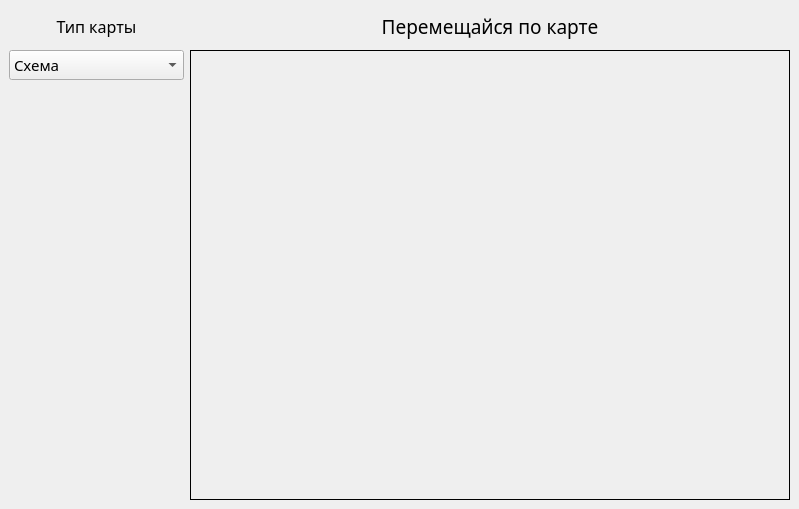
<?xml version="1.0" encoding="UTF-8"?>
<ui version="4.0">
 <class>MainWindow</class>
 <widget class="QMainWindow" name="MainWindow">
  <property name="geometry">
   <rect>
    <x>0</x>
    <y>0</y>
    <width>799</width>
    <height>509</height>
   </rect>
  </property>
  <property name="windowTitle">
   <string>MainWindow</string>
  </property>
  <widget class="QWidget" name="centralwidget">
   <layout class="QGridLayout" name="gridLayout_2">
    <item row="0" column="0">
     <layout class="QGridLayout" name="gridLayout">
      <item row="0" column="1">
       <widget class="QLabel" name="Label_name_of_app">
        <property name="font">
         <font>
          <family>Century Gothic</family>
          <pointsize>12</pointsize>
          <weight>50</weight>
          <bold>false</bold>
         </font>
        </property>
        <property name="text">
         <string>&lt;html&gt;&lt;head/&gt;&lt;body&gt;&lt;p align=&quot;center&quot;&gt;&lt;span style=&quot; font-size:14pt;&quot;&gt;Перемещайся по карте&lt;/span&gt;&lt;/p&gt;&lt;/body&gt;&lt;/html&gt;</string>
        </property>
       </widget>
      </item>
      <item row="1" column="1" rowspan="2">
       <widget class="QLabel" name="Picture_place">
        <property name="minimumSize">
         <size>
          <width>600</width>
          <height>450</height>
         </size>
        </property>
        <property name="maximumSize">
         <size>
          <width>600</width>
          <height>450</height>
         </size>
        </property>
        <property name="frameShape">
         <enum>QFrame::Box</enum>
        </property>
        <property name="text">
         <string/>
        </property>
       </widget>
      </item>
      <item row="0" column="0">
       <widget class="QLabel" name="Label_type_of_map">
        <property name="font">
         <font>
          <family>Century Gothic</family>
          <pointsize>12</pointsize>
          <weight>50</weight>
          <bold>false</bold>
         </font>
        </property>
        <property name="text">
         <string>&lt;html&gt;&lt;head/&gt;&lt;body&gt;&lt;p align=&quot;center&quot;&gt;Тип карты&lt;/p&gt;&lt;/body&gt;&lt;/html&gt;</string>
        </property>
       </widget>
      </item>
      <item row="1" column="0">
       <widget class="QComboBox" name="Type_of_map">
        <property name="font">
         <font>
          <family>Century Gothic</family>
          <pointsize>11</pointsize>
         </font>
        </property>
        <item>
         <property name="text">
          <string>Схема</string>
         </property>
        </item>
        <item>
         <property name="text">
          <string>Спутник</string>
         </property>
        </item>
        <item>
         <property name="text">
          <string>Гибрид</string>
         </property>
        </item>
       </widget>
      </item>
     </layout>
    </item>
   </layout>
  </widget>
 </widget>
 <resources/>
 <connections/>
</ui>
